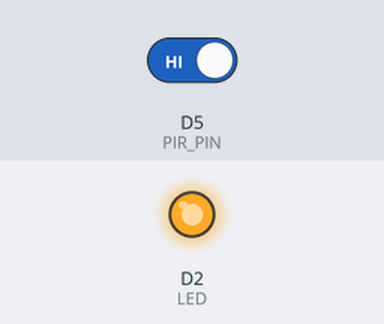
The sketch below on a simulated ESP8266 (NodeMCU). Parts: output pins drawn as LEDs (lit = HIGH). The inputs (shaded band) are chosen by the test bench; at power-on: D5 (PIR_PIN) HIGH. What the sketch prints to the serial monitor is not drawn.

Above: at 1.4 s.
1.5 s: D5 (PIR_PIN) driven LOW
At 2.0 s:
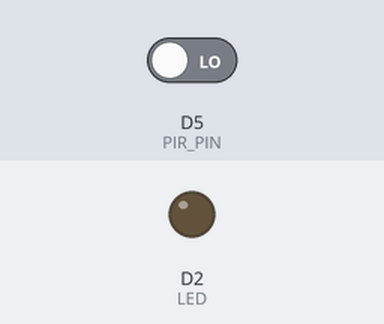
3.0 s: D5 (PIR_PIN) driven HIGH
At 4.4 s:
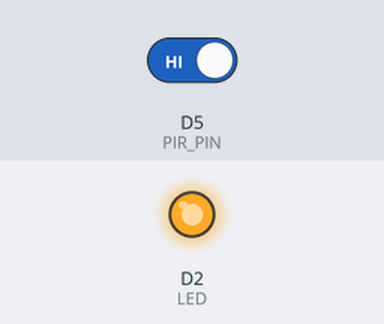
Timing chart, 0 to 6.0 s (numbered marks = the images above; inputs shaded):
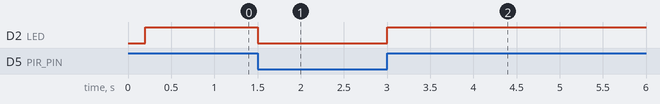

The sketch:

PIR_Motion.ino
```cpp
#define PIR_PIN D5 // GPIO14 (D5)
#define LED D2 // GPIO4 (D2)

void setup() {
  Serial.begin(115200);
  delay(200);
  pinMode(PIR_PIN, INPUT);
  pinMode(LED, OUTPUT);
  Serial.println("PIR Motion Sensor Ready");
  Serial.println("Warming up sensor (30-60 seconds)...");
}

void loop() {
  int motion = digitalRead(PIR_PIN);
  digitalWrite(LED, motion);
  delay(100);
}
```

Measured:
- after the input at 1.5 s, D2 (LED): HIGH → LOW at once
- after the input at 3.0 s, D2 (LED): LOW → HIGH at once
